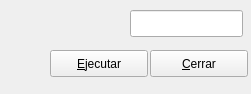
<?xml version="1.0" encoding="UTF-8"?>
<ui version="4.0">
 <class>One_Field_Form</class>
 <widget class="QWidget" name="One_Field_Form">
  <property name="geometry">
   <rect>
    <x>0</x>
    <y>0</y>
    <width>251</width>
    <height>94</height>
   </rect>
  </property>
  <property name="windowTitle">
   <string>Form</string>
  </property>
  <widget class="QPushButton" name="btn_exec">
   <property name="geometry">
    <rect>
     <x>50</x>
     <y>50</y>
     <width>98</width>
     <height>27</height>
    </rect>
   </property>
   <property name="text">
    <string>&amp;Ejecutar</string>
   </property>
  </widget>
  <widget class="QPushButton" name="btn_close">
   <property name="geometry">
    <rect>
     <x>150</x>
     <y>50</y>
     <width>98</width>
     <height>27</height>
    </rect>
   </property>
   <property name="text">
    <string>&amp;Cerrar</string>
   </property>
  </widget>
  <widget class="QLabel" name="label">
   <property name="geometry">
    <rect>
     <x>20</x>
     <y>14</y>
     <width>101</width>
     <height>21</height>
    </rect>
   </property>
   <property name="text">
    <string/>
   </property>
  </widget>
  <widget class="QLineEdit" name="lineEdit">
   <property name="geometry">
    <rect>
     <x>130</x>
     <y>10</y>
     <width>113</width>
     <height>27</height>
    </rect>
   </property>
  </widget>
 </widget>
 <resources/>
 <connections>
  <connection>
   <sender>btn_close</sender>
   <signal>clicked()</signal>
   <receiver>One_Field_Form</receiver>
   <slot>close()</slot>
   <hints>
    <hint type="sourcelabel">
     <x>308</x>
     <y>133</y>
    </hint>
    <hint type="destinationlabel">
     <x>182</x>
     <y>79</y>
    </hint>
   </hints>
  </connection>
 </connections>
</ui>
